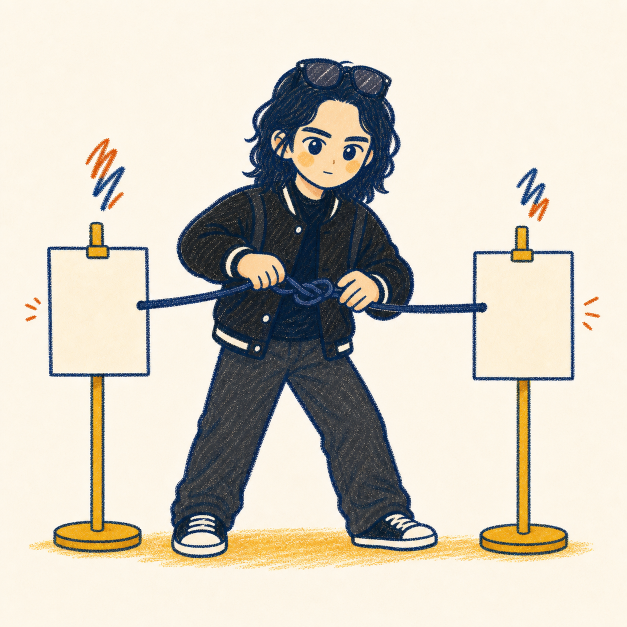
#> input picture mz-beautify-readme/assets/identity/muzi-crayon-fullbody-style.png, 1254 x 1254 px (shown at 1/2 size)
$ python -i build_hero.py   (imports and definitions only)
#> lines starting #> are read from the running program, lines starting #| are printed output that depends on the picture
#> further down, picture is the input picture: PIL image 1254x1254 RGB; mean R, G, B 211.7, 205.9, 193.4
#!/usr/bin/env python3
"""Build the split upstream decision + Muzi Overlay README hero."""
from __future__ import annotations

import hashlib
import json
import os
import statistics
from pathlib import Path

from PIL import Image, ImageChops, ImageDraw, ImageFont


SOURCE = Path(__file__).resolve().parent
README_ROOT = SOURCE.parent
ASSETS = README_ROOT / "assets"
REPO_ROOT = SOURCE.parents[2]
IDENTITY = REPO_ROOT / "mz-beautify-readme" / "assets" / "identity"
BRIEF = SOURCE / "hero-brief.json"
FONT_PROVENANCE = SOURCE / "font-provenance.json"
IDENTITY_PROVENANCE = SOURCE / "identity-provenance.json"

PAPER = (252, 241, 224)
INK = "#17243a"
BLACK = "#171717"
MUTED = "#6d6a62"
MUSTARD = "#e7ad1a"
RUST = "#b95336"
DIVIDER = "#c8bfb0"


# [43 lines left out: functions system_font, display_font, fit_display, wrap_text, not called in this run]


def corner_background(image: Image.Image) -> tuple[int, int, int]:
    rgb = image.convert("RGB")
    width, height = rgb.size
#> width = 1254; height = 1254
    patch = max(12, min(28, width // 10, height // 10))
#> patch = 28
    pixels = []
    for box in (
        (0, 0, patch, patch),
        (width - patch, 0, width, patch),
        (0, height - patch, patch, height),
        (width - patch, height - patch, width, height),
    ):
        pixels.extend(rgb.crop(box).getdata())
#> after the loop, pixels = 3136 items, first 6: (252, 246, 231), (253, 247, 234), (253, 248, 235), (252, 247, 235), (252, 248, 236), (252, 249, 237)
    return tuple(int(statistics.median(channel)) for channel in zip(*pixels))


def foreground(image: Image.Image) -> Image.Image:
    rgb = image.convert("RGB")
    background = Image.new("RGB", rgb.size, corner_background(rgb))
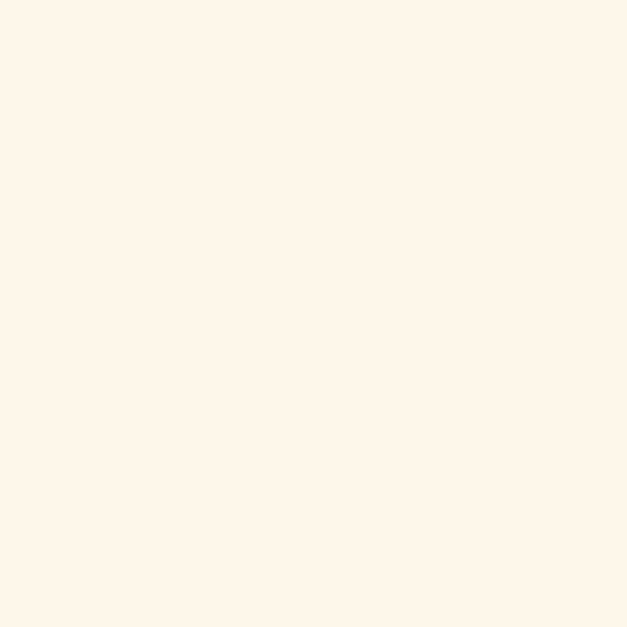
#> background: PIL image 1254x1254 RGB (shown at 1/2 size); mean R, G, B 253, 247, 234
    red, green, blue = ImageChops.difference(rgb, background).split()
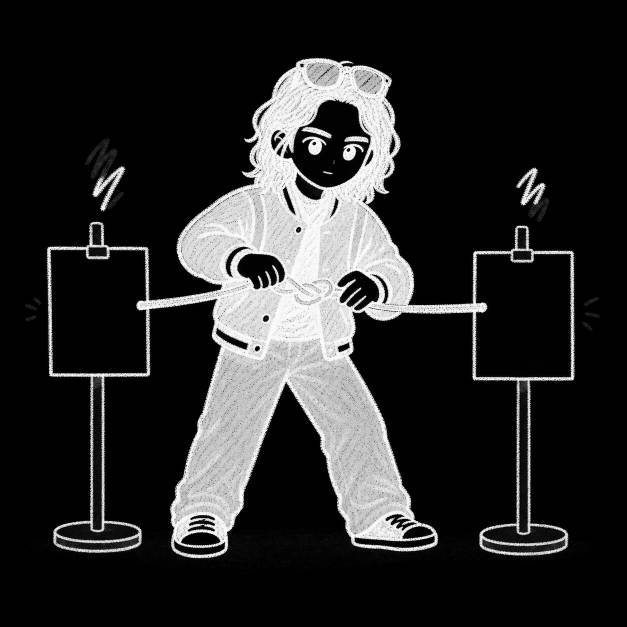
#> red: PIL image 1254x1254 L (shown at 1/2 size); min 0, max 253, mean 41.6
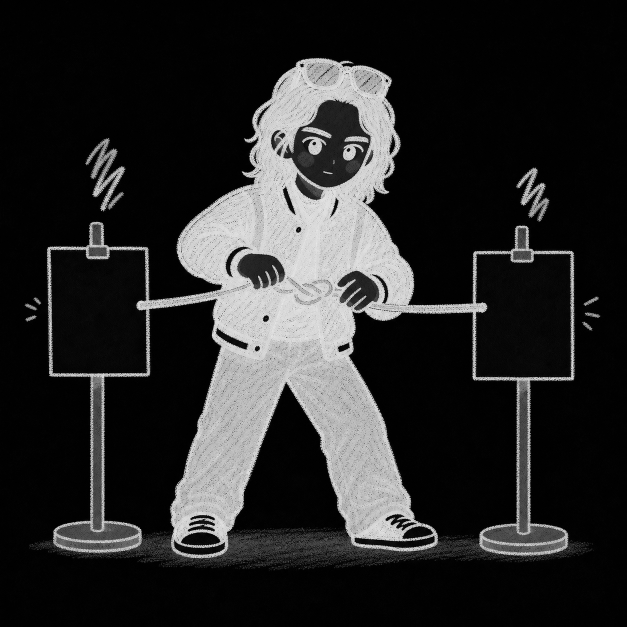
#> green: PIL image 1254x1254 L (shown at 1/2 size); min 0, max 247, mean 41.3
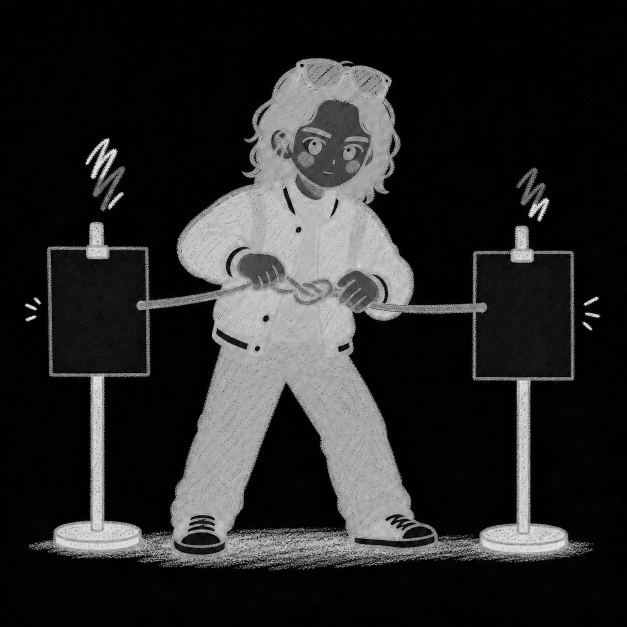
#> blue: PIL image 1254x1254 L (shown at 1/2 size); min 0, max 234, mean 41
    maximum = ImageChops.lighter(ImageChops.lighter(red, green), blue)
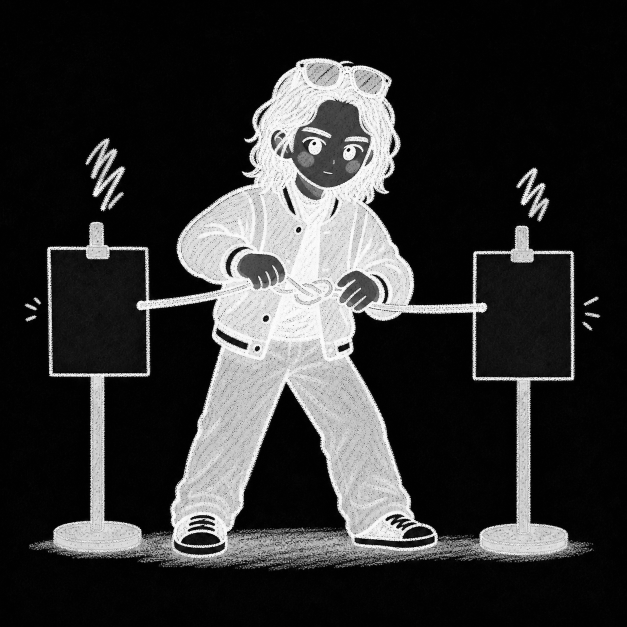
#> maximum: PIL image 1254x1254 L (shown at 1/2 size); min 0, max 253, mean 50.8
    alpha = maximum.point(lambda value: 0 if value <= 7 else 255 if value >= 30 else int((value - 7) * 255 / 23))
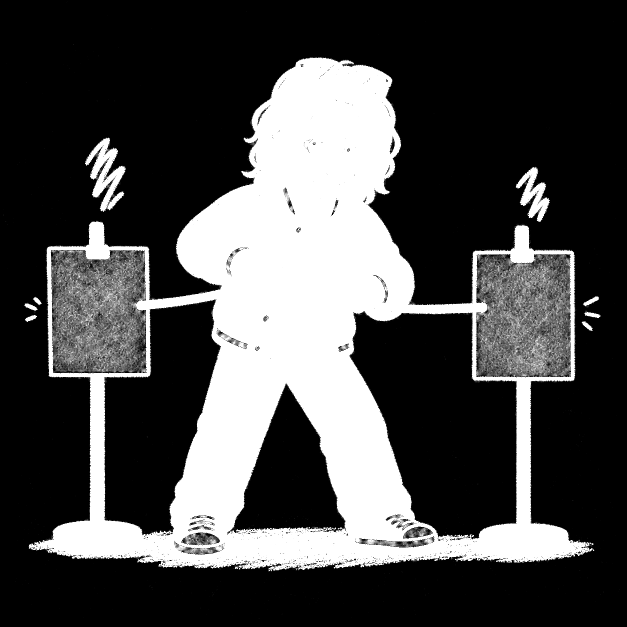
#> alpha: PIL image 1254x1254 L (shown at 1/2 size); min 0, max 255, mean 72.4
    layer = rgb.convert("RGBA")
    layer.putalpha(alpha)
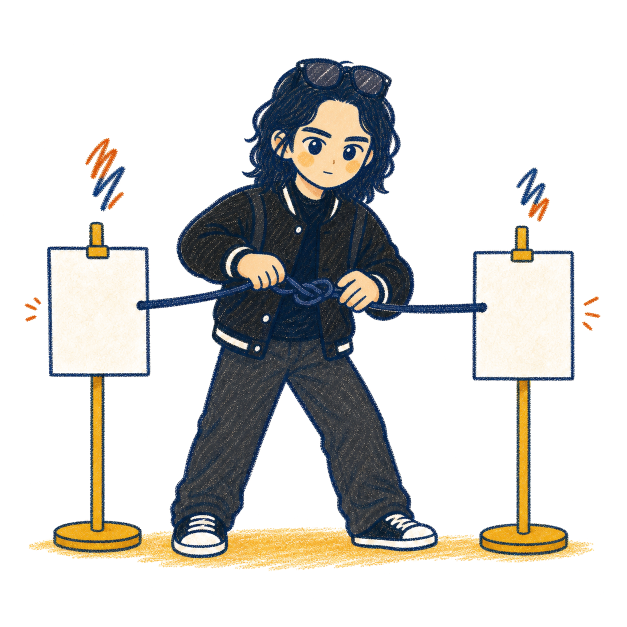
#> layer: PIL image 1254x1254 RGBA (shown at 1/2 size); mean R, G, B, A 211.7, 205.9, 193.4, 72.4; transparent parts drawn white
    return layer


# [25 lines left out: functions contain, verify_identity_inputs, build_subject, not called in this run]


def rail_line(draw: ImageDraw.ImageDraw, points: list[tuple[int, int]]) -> None:
    draw.line(points, fill=INK, width=3, joint="curve")


# [65 lines left out: functions rail_markers, text_block, build, main, not called in this run]


# [2 lines not run here, left out]

>>> from PIL import Image
>>> picture = Image.open('../../../mz-beautify-readme/assets/identity/muzi-crayon-fullbody-style.png')
>>> result = foreground(picture)
